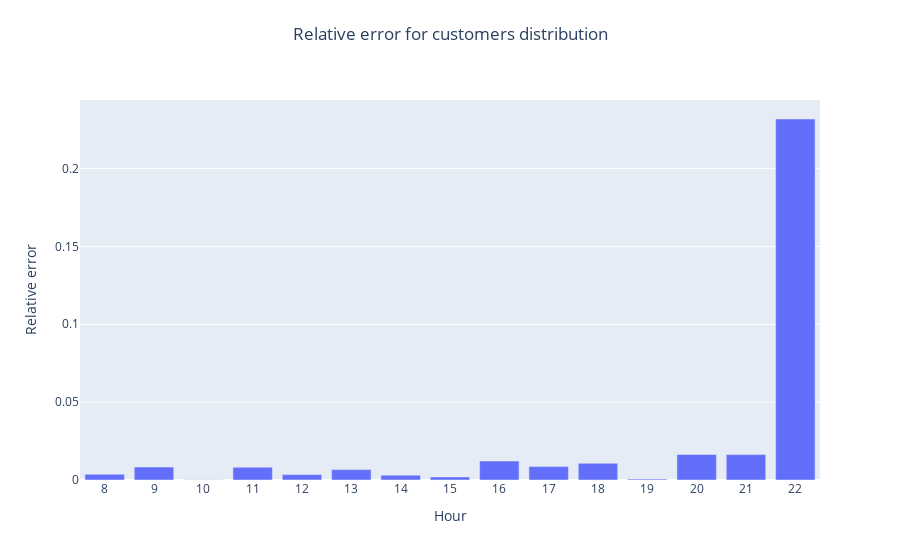

Notebook source saved alongside this figure:
### Code cell
def plot_distribution_error(df_full):

    fig = go.Figure()
    fig.add_trace(go.Bar(x=df_full["hour"], y=df_full["error"]))
    fig.update_layout(
        xaxis = dict(
            tickmode = 'linear',
            tick0 = 0,
            dtick = 1
        ),
        yaxis = dict(
            tickmode = 'linear',
            tick0 = 0,
            dtick = 0.05
        ),
        title={
            'text': 'Relative error for customers distribution',
            'y':0.95,
            'x':0.5,
            'xanchor': 'center',
            'yanchor': 'top'},
        xaxis_title="Hour",
        yaxis_title="Relative error",
        legend_title="Store",
    )
    return fig

fig = plot_distribution_error(df_full)
fig.write_image(join(OUTPUT_DIR, 'real_vs_synthetic_distribution_error.png'), scale=SCALE)
fig.show()

### Figure 1 — Plotly figure (JSON) as saved in the notebook; plotly's stock layout.template omitted (floating-point values rounded to 4 significant figures)
{"data": [{"type": "bar", "x": [8, 9, 10, 11, 12, 13, 14, 15, 16, 17, 18, 19, 20, 21, 22], "y": [0.003703, 0.008319, 0.0002177, 0.008178, 0.003462, 0.006669, 0.003116, 0.001998, 0.01218, 0.008625, 0.01076, 0.0005655, 0.01638, 0.01631, 0.2318]}], "layout": {"legend": {"title": {"text": "Store"}}, "title": {"text": "Relative error for customers distribution", "x": 0.5, "xanchor": "center", "y": 0.95, "yanchor": "top"}, "xaxis": {"dtick": 1, "tick0": 0, "tickmode": "linear", "title": {"text": "Hour"}}, "yaxis": {"dtick": 0.05, "tick0": 0, "tickmode": "linear", "title": {"text": "Relative error"}}}}
